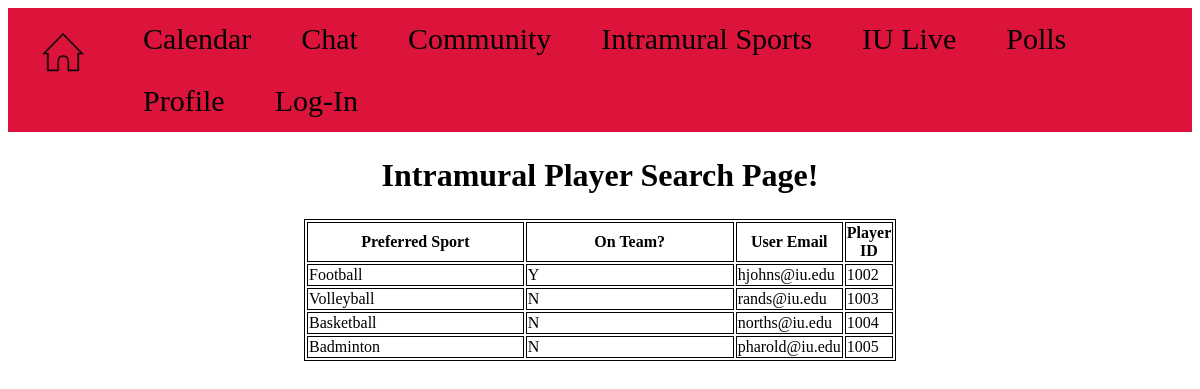
The app's page /intramuralplayers.php with its own data.
### tables this page shows
CREATE TABLE Intramurals(
Preferred_sport VARCHAR(20),
On_team VARCHAR(1),
user_email VARCHAR(200),
player_id INT  NOT NULL,
FOREIGN KEY (Player_id) REFERENCES user (userid)
);

### intramuralplayers.php (the view, shortened to what this page needs)
<html>
    <head>
    </head>
    <link rel="stylesheet" href="css/style.css">
    <body>
    <div class="topnav">
        <a href="home.html"><img class="homeImg" src="Images/homebutton.png" alt="Home"></a>
        <a href="cal.php">Calendar</a>
        <a href="chat.html">Chat</a>
        <a href="community.html">Community</a>
        <a href="intramurals.php">Intramural Sports</a>
        <a href="live.html">IU Live</a>
        <a href="polls.php">Polls</a>
        <a href="profile.php">Profile</a>
        <a href="https://idp.login.iu.edu/idp/profile/cas/login?service=https://cgi.luddy.indiana.edu/~team36/loign.php">Log-In</a>
    </div>
        <h1><center>Intramural Player Search Page!</center></h1>
        <center><table class="tabledesign">
            <?php
                $db = mysqli_connect("db.luddy.indiana.edu","i494f22_samanort","my+sql=i494f22_samanort","i494f22_samanort") or die("Error connecting to MySQL server.");
                $query1 = "SELECT * FROM Intramurals";
                mysqli_query($db, $query1) or die('Error querying database.');
                $result = mysqli_query($db, $query1);
                echo '<tr><th>Preferred Sport</th><th>On Team?</th><th>User Email</th><th>Player ID</th></tr>';
                while($row = mysqli_fetch_array($result)){
                    echo "<tr>";
                    echo "<td>" . $row['Preferred_sport'] . "</td>";
                    echo "<td>" . $row['On_team'] . "</td>";
                    echo "<td>" . $row['user_email'] . "</td>";
                    echo "<td>" . $row['player_id'] . "</td>";
                    echo "</tr>";
                }
            ?>
        </table></center>
    </body>
</html>

### css/style.css (style rules this page uses)
.topnav { background-color: #DC143C; overflow: hidden; padding:0; }
.topnav a { float: left; color: black; text-align: center; padding: 14px 25px; text-decoration: none; font-size: 30px; }
.homeImg { width: 60px; height: 60px; padding: 0%; }
h1 { margin: 25px 10px; }
table, th, td { border: 1px solid; width: 50%; }
.tabledesign { border: 1px solid; width: 50%; }

### records on screen
intramurals: Preferred_sport "Football", On_team "Y", user_email "hjohns@iu.edu", player "1002"
intramurals: Preferred_sport "Volleyball", On_team "N", user_email "rands@iu.edu", player "1003"
intramurals: Preferred_sport "Basketball", On_team "N", user_email "norths@iu.edu", player "1004"
intramurals: Preferred_sport "Badminton", On_team "N", user_email "pharold@iu.edu", player "1005"
